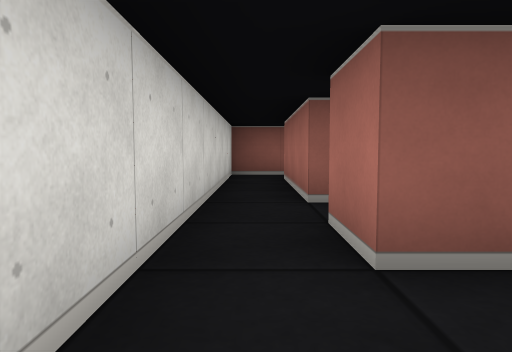
View 1 (above)

15 first-person views from a walk through a cub3D maze. The camera is about half as high as the walls, tilts 4° down and sees 70° across. The floor is counted in squares. Each view is taken from the middle of a square. On the plan, view 1 faces up. The plan holds only what a view shows up to about 9 squares ahead; the rest is blank.

View 2
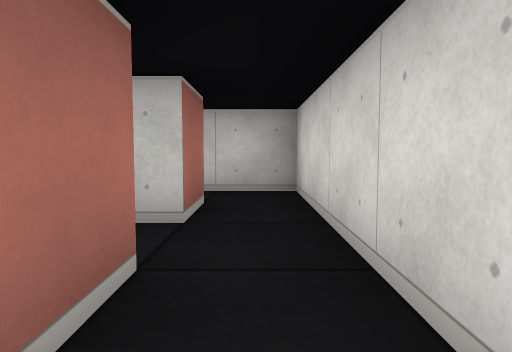

View 3
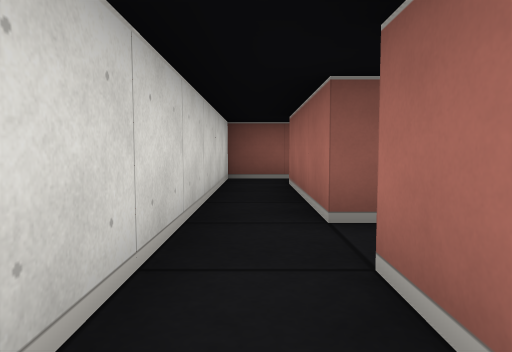

View 4
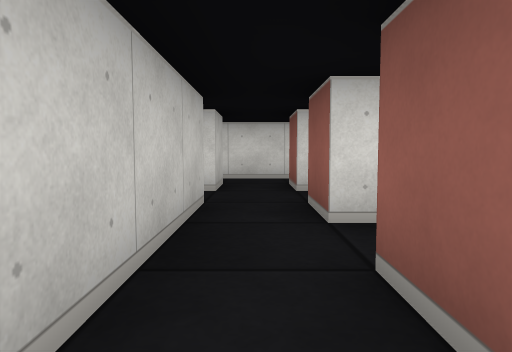

View 5
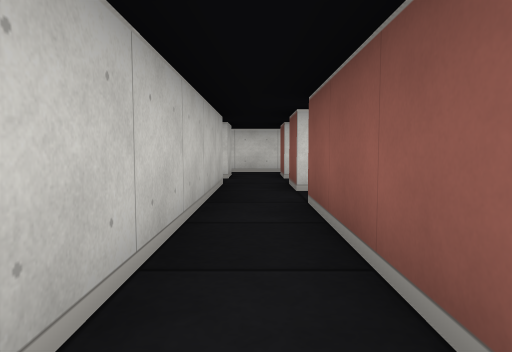

View 6
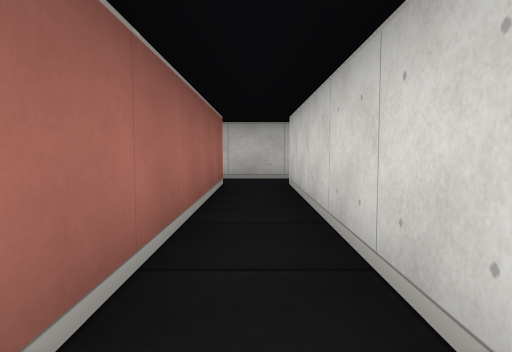

View 7
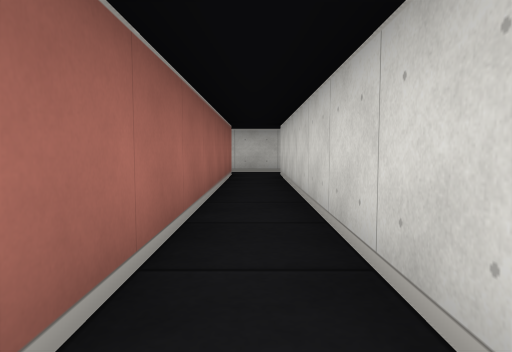

View 8
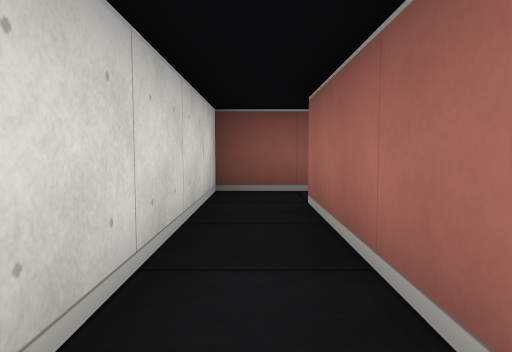

View 9
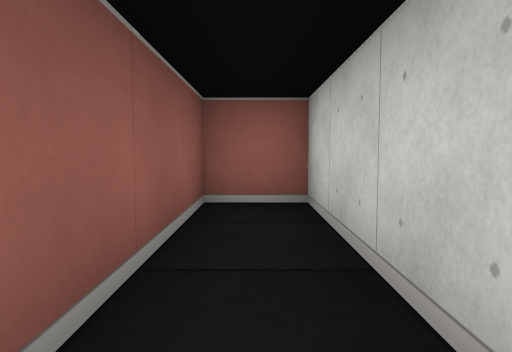

View 10
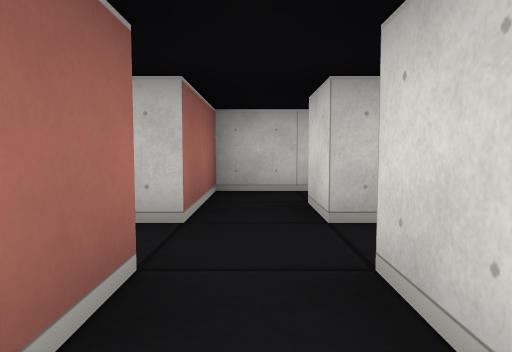

View 11
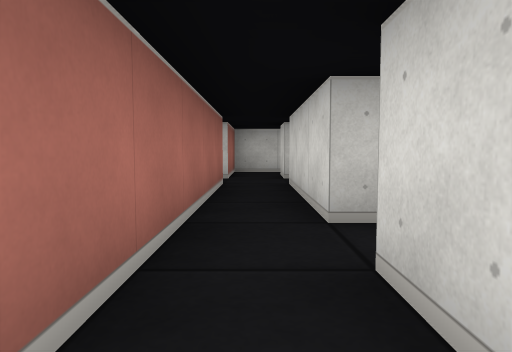

View 12
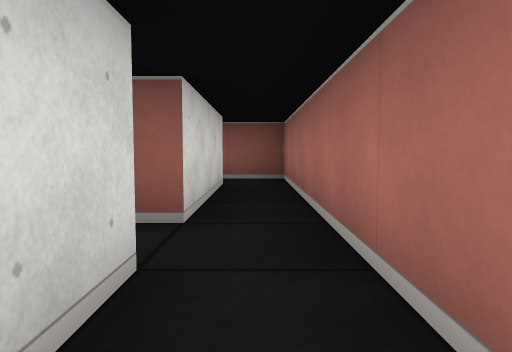

View 13
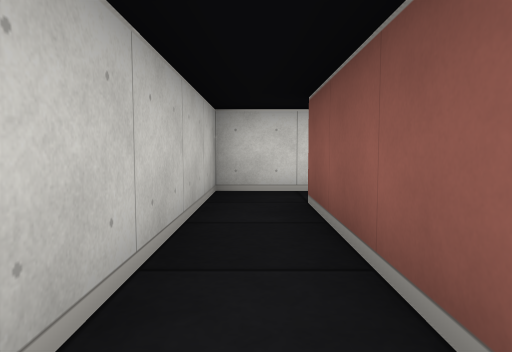

View 14
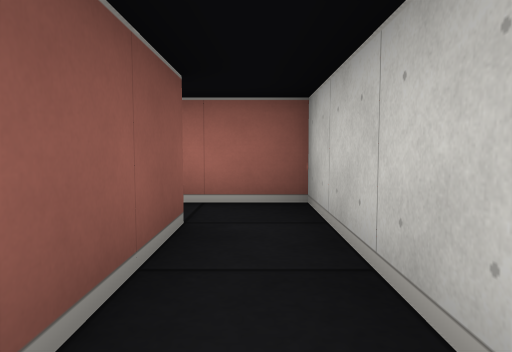

View 15
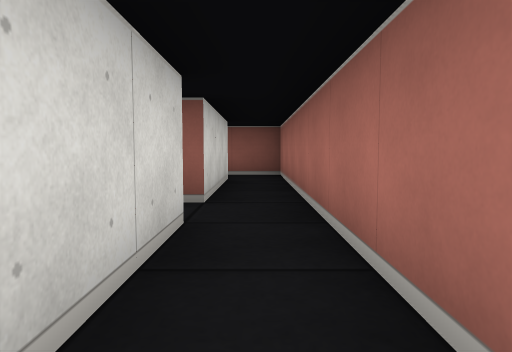

### Floor plan
Ten units are one square. View 1 is at (0, 0); x grows to the right and y downward. Boxes are objects, and circles mark ways between rooms. Rooms are numbered by the first view taken in them; rooms with no view inside come last. Other rooms are left out.
<svg viewBox="-10 -120 100 140">
<path fill="none" stroke="#000" d="M35 5 5 5 5 -5M-5 -5 -5 15 45 15 45 2M15 -65 15 -35 5 -35 5 -65M35 -35 25 -35 25 -115 14 -115M11 -15 5 -15 5 -25 15 -25 15 -15M5 -5 25 -5 25 -25 35 -25M15 -105 15 -75 -5 -75 -5 -5M35 -25 85 -25 85 -35 45 -35 45 -105M48 -115 35 -115 35 -35"/>
<circle cx="0" cy="0" r="3" fill="#2a7"/>
<circle cx="30" cy="-30" r="3" fill="#2a7"/>
<text x="20" y="10">1</text>
<text x="20" y="-50">2</text>
<text x="40" y="-60">3</text>
</svg>
Room 1 opens to room 2. Room 2 opens to room 3.

Where each view was taken, in squares from view 1:
view 1: 0 up, 0 right, facing up
view 2: 3 up, 0 right, facing down
view 3: 1 up, 0 right, facing up
view 4: 3 up, 6 right, facing left
view 5: 3 up, 8 right, facing left
view 6: 9 up, 4 right, facing down
view 7: 11 up, 4 right, facing down
view 8: 7 up, 4 right, facing up
view 9: 3 up, 5 right, facing right
view 10: 5 up, 2 right, facing down
view 11: 9 up, 2 right, facing down
view 12: 5 up, 2 right, facing up
view 13: 1 down, 4 right, facing left
view 14: 1 down, 1 right, facing right
view 15: 4 up, 2 right, facing up
